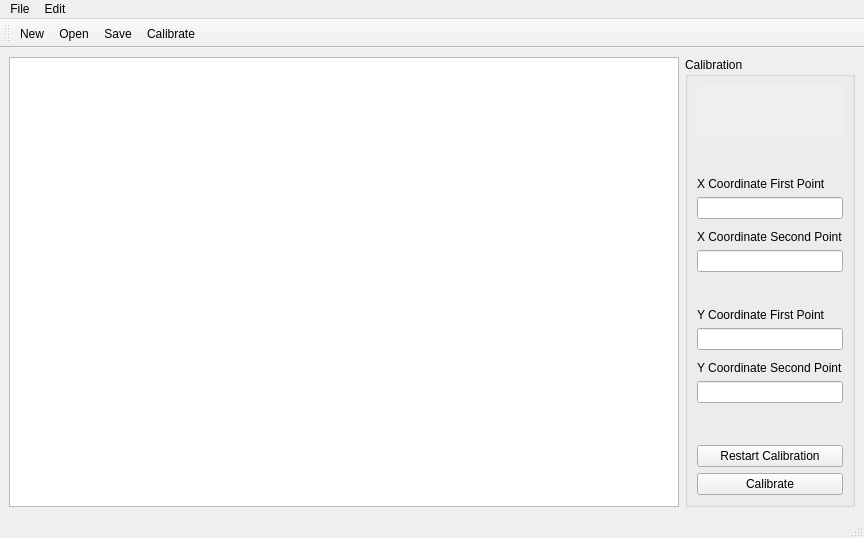
<?xml version="1.0" encoding="UTF-8"?>
<ui version="4.0">
 <class>Digitiser</class>
 <widget class="QMainWindow" name="Digitiser">
  <property name="geometry">
   <rect>
    <x>0</x>
    <y>0</y>
    <width>864</width>
    <height>538</height>
   </rect>
  </property>
  <property name="windowTitle">
   <string>Digitiser</string>
  </property>
  <widget class="QWidget" name="centralwidget">
   <layout class="QHBoxLayout" name="horizontalLayout_6">
    <item>
     <widget class="QGraphicsView" name="view"/>
    </item>
    <item>
     <widget class="QGroupBox" name="calibrateGroup">
      <property name="sizePolicy">
       <sizepolicy hsizetype="Fixed" vsizetype="Preferred">
        <horstretch>0</horstretch>
        <verstretch>0</verstretch>
       </sizepolicy>
      </property>
      <property name="title">
       <string>Calibration</string>
      </property>
      <layout class="QVBoxLayout" name="verticalLayout">
       <item>
        <widget class="QLabel" name="instructLabel">
         <property name="enabled">
          <bool>true</bool>
         </property>
         <property name="sizePolicy">
          <sizepolicy hsizetype="Ignored" vsizetype="Fixed">
           <horstretch>0</horstretch>
           <verstretch>0</verstretch>
          </sizepolicy>
         </property>
         <property name="minimumSize">
          <size>
           <width>0</width>
           <height>50</height>
          </size>
         </property>
         <property name="autoFillBackground">
          <bool>true</bool>
         </property>
         <property name="text">
          <string/>
         </property>
         <property name="wordWrap">
          <bool>true</bool>
         </property>
        </widget>
       </item>
       <item>
        <spacer name="verticalSpacer_3">
         <property name="orientation">
          <enum>Qt::Vertical</enum>
         </property>
         <property name="sizeHint" stdset="0">
          <size>
           <width>20</width>
           <height>40</height>
          </size>
         </property>
        </spacer>
       </item>
       <item>
        <widget class="QLabel" name="x1Label">
         <property name="text">
          <string>X Coordinate First Point</string>
         </property>
        </widget>
       </item>
       <item>
        <widget class="QLineEdit" name="x1LineEdit"/>
       </item>
       <item>
        <spacer name="verticalSpacer_4">
         <property name="orientation">
          <enum>Qt::Vertical</enum>
         </property>
         <property name="sizeType">
          <enum>QSizePolicy::Fixed</enum>
         </property>
         <property name="sizeHint" stdset="0">
          <size>
           <width>10</width>
           <height>5</height>
          </size>
         </property>
        </spacer>
       </item>
       <item>
        <widget class="QLabel" name="x2Label">
         <property name="text">
          <string>X Coordinate Second Point</string>
         </property>
        </widget>
       </item>
       <item>
        <widget class="QLineEdit" name="x2LineEdit"/>
       </item>
       <item>
        <spacer name="verticalSpacer_2">
         <property name="orientation">
          <enum>Qt::Vertical</enum>
         </property>
         <property name="sizeType">
          <enum>QSizePolicy::Fixed</enum>
         </property>
         <property name="sizeHint" stdset="0">
          <size>
           <width>20</width>
           <height>30</height>
          </size>
         </property>
        </spacer>
       </item>
       <item>
        <widget class="QLabel" name="y1Label">
         <property name="text">
          <string>Y Coordinate First Point</string>
         </property>
        </widget>
       </item>
       <item>
        <widget class="QLineEdit" name="y1LineEdit"/>
       </item>
       <item>
        <spacer name="verticalSpacer_5">
         <property name="orientation">
          <enum>Qt::Vertical</enum>
         </property>
         <property name="sizeType">
          <enum>QSizePolicy::Fixed</enum>
         </property>
         <property name="sizeHint" stdset="0">
          <size>
           <width>10</width>
           <height>5</height>
          </size>
         </property>
        </spacer>
       </item>
       <item>
        <widget class="QLabel" name="y2Label">
         <property name="text">
          <string>Y Coordinate Second Point</string>
         </property>
        </widget>
       </item>
       <item>
        <widget class="QLineEdit" name="y2LineEdit"/>
       </item>
       <item>
        <spacer name="verticalSpacer">
         <property name="orientation">
          <enum>Qt::Vertical</enum>
         </property>
         <property name="sizeType">
          <enum>QSizePolicy::Expanding</enum>
         </property>
         <property name="sizeHint" stdset="0">
          <size>
           <width>20</width>
           <height>40</height>
          </size>
         </property>
        </spacer>
       </item>
       <item>
        <widget class="QPushButton" name="resetCalibration">
         <property name="text">
          <string>Restart Calibration</string>
         </property>
        </widget>
       </item>
       <item>
        <widget class="QPushButton" name="calibrateButton">
         <property name="text">
          <string>Calibrate</string>
         </property>
        </widget>
       </item>
      </layout>
     </widget>
    </item>
   </layout>
  </widget>
  <widget class="QMenuBar" name="menubar">
   <property name="geometry">
    <rect>
     <x>0</x>
     <y>0</y>
     <width>864</width>
     <height>22</height>
    </rect>
   </property>
   <widget class="QMenu" name="menuFile">
    <property name="title">
     <string>File</string>
    </property>
    <addaction name="actionNew"/>
    <addaction name="actionOpen"/>
    <addaction name="actionSave"/>
   </widget>
   <widget class="QMenu" name="menuEdit">
    <property name="title">
     <string>Edit</string>
    </property>
    <addaction name="actionCalibrate"/>
   </widget>
   <addaction name="menuFile"/>
   <addaction name="menuEdit"/>
  </widget>
  <widget class="QStatusBar" name="statusbar"/>
  <widget class="QToolBar" name="toolBar">
   <property name="windowTitle">
    <string>toolBar</string>
   </property>
   <attribute name="toolBarArea">
    <enum>TopToolBarArea</enum>
   </attribute>
   <attribute name="toolBarBreak">
    <bool>false</bool>
   </attribute>
   <addaction name="actionNew"/>
   <addaction name="actionOpen"/>
   <addaction name="actionSave"/>
   <addaction name="actionCalibrate"/>
  </widget>
  <action name="actionNew">
   <property name="icon">
    <iconset resource="Resources.qrc">
     <normaloff>:/images/New.png</normaloff>:/images/New.png</iconset>
   </property>
   <property name="text">
    <string>New</string>
   </property>
  </action>
  <action name="actionOpen">
   <property name="icon">
    <iconset resource="Resources.qrc">
     <normaloff>:/images/Folder.png</normaloff>:/images/Folder.png</iconset>
   </property>
   <property name="text">
    <string>Open</string>
   </property>
  </action>
  <action name="actionSave">
   <property name="icon">
    <iconset resource="Resources.qrc">
     <normaloff>:/images/Save file.png</normaloff>:/images/Save file.png</iconset>
   </property>
   <property name="text">
    <string>Save</string>
   </property>
  </action>
  <action name="actionCalibrate">
   <property name="icon">
    <iconset resource="Resources.qrc">
     <normaloff>:/images/Calibration.png</normaloff>:/images/Calibration.png</iconset>
   </property>
   <property name="text">
    <string>Calibrate</string>
   </property>
  </action>
 </widget>
 <resources>
  <include location="Resources.qrc"/>
 </resources>
 <connections/>
</ui>
